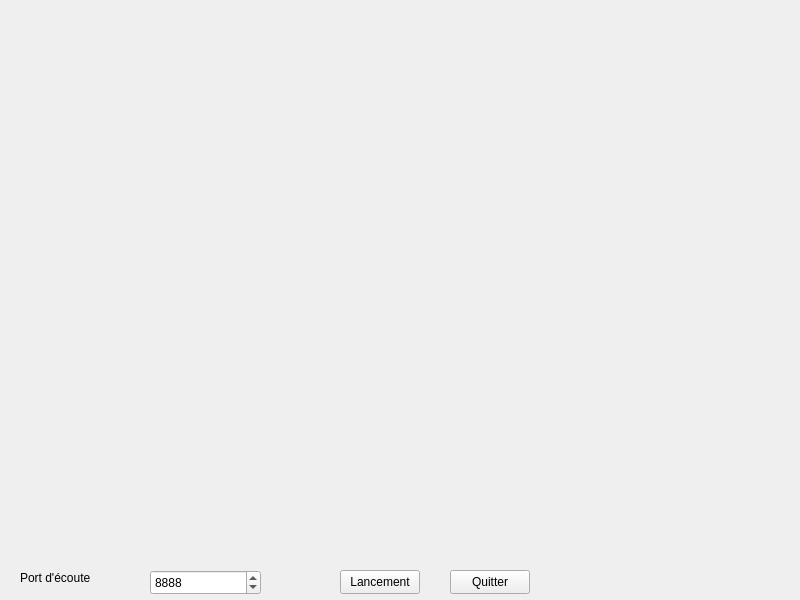
<?xml version="1.0" encoding="UTF-8"?>
<ui version="4.0">
 <class>ServeurCrawler</class>
 <widget class="QWidget" name="ServeurCrawler">
  <property name="geometry">
   <rect>
    <x>0</x>
    <y>0</y>
    <width>800</width>
    <height>600</height>
   </rect>
  </property>
  <property name="windowTitle">
   <string>ServeurCrawler</string>
  </property>
  <widget class="QLabel" name="labelPortEcoute">
   <property name="geometry">
    <rect>
     <x>20</x>
     <y>570</y>
     <width>80</width>
     <height>16</height>
    </rect>
   </property>
   <property name="text">
    <string>Port d'écoute</string>
   </property>
  </widget>
  <widget class="QPushButton" name="pushButtonLancementServeur">
   <property name="geometry">
    <rect>
     <x>340</x>
     <y>570</y>
     <width>80</width>
     <height>24</height>
    </rect>
   </property>
   <property name="text">
    <string>Lancement</string>
   </property>
  </widget>
  <widget class="QPushButton" name="pushButtonQuitter">
   <property name="geometry">
    <rect>
     <x>450</x>
     <y>570</y>
     <width>80</width>
     <height>24</height>
    </rect>
   </property>
   <property name="text">
    <string>Quitter</string>
   </property>
  </widget>
  <widget class="QSpinBox" name="spinBoxPortServeur">
   <property name="geometry">
    <rect>
     <x>150</x>
     <y>570</y>
     <width>111</width>
     <height>25</height>
    </rect>
   </property>
   <property name="maximum">
    <number>9999</number>
   </property>
   <property name="value">
    <number>8888</number>
   </property>
  </widget>
 </widget>
 <resources/>
 <connections>
  <connection>
   <sender>pushButtonQuitter</sender>
   <signal>clicked()</signal>
   <receiver>ServeurCrawler</receiver>
   <slot>close()</slot>
   <hints>
    <hint type="sourcelabel">
     <x>670</x>
     <y>577</y>
    </hint>
    <hint type="destinationlabel">
     <x>619</x>
     <y>494</y>
    </hint>
   </hints>
  </connection>
 </connections>
</ui>
